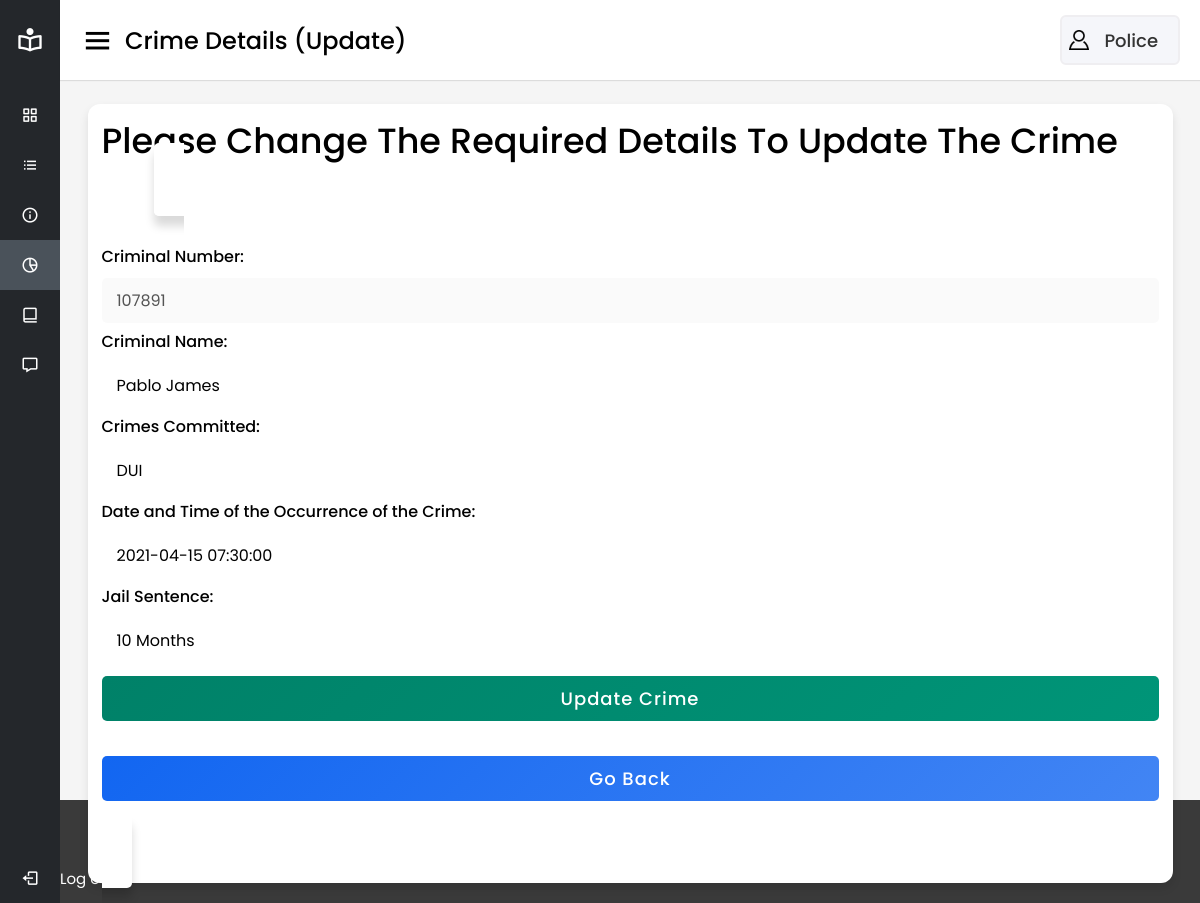
The page /Criminal-Record-Management-System-main/police/crimeupdate.php?id=107891 on the database its author committed.
### tables this page shows
CREATE TABLE `crime` (
  `Crino` int(6) NOT NULL,
  `Criname` varchar(30) NOT NULL,
  `Cricomm` varchar(100) NOT NULL,
  `Cridt` datetime NOT NULL,
  `Jailsen` varchar(20) NOT NULL
);

### Criminal-Record-Management-System-main/police/crimeupdate.php (the view, shortened to what this page needs)
<?php
include("db_connect.php");
if (isset($_GET['id'])) {
    $cri_id = $_GET['id'];
    $sql = "SELECT * FROM crime WHERE `Crino` = $cri_id";
    $result = $conn->query($sql);
    if ($result->num_rows > 0) {
        while ($cris = $result->fetch_assoc()) {
            $crim_no = $cris['Crino'];
            $crim_name = $cris['Criname'];
            $crim_com = $cris['Cricomm'];
            $crim_dte = $cris['Cridt'];
            $jail_sent = $cris['Jailsen'];
        }
    }
}
?>
<!DOCTYPE html>
<html lang="en" dir="ltr">
<head>
    <link rel="stylesheet" href="style.css">
    <link href='https://unpkg.com/boxicons@2.0.7/css/boxicons.min.css' rel='stylesheet'>
    <link rel="stylesheet" href="css/form.css">
</head>
<body>
    <div class="sidebar">
        <div class="logo-details">
            <i class='bx bx-book-reader'></i>
            <span class="logo_name">CRMS</span>
        </div>
        <ul class="nav-links">
            <li>
                <a href="dashboard.html">
                    <i class='bx bx-grid-alt'></i>
                    <span class="links_name">Dashboard</span>
                </a>
            </li>
            <li>
                <a href="../admin/police_police.php">
                    <i class='bx bx-list-ul'></i>
                    <span class="links_name">Police Details</span>
                </a>
            </li>
            <li>
                <a href="../admin/police_criminal.php">
                    <i class='bx bx-info-circle'></i>
                    <span class="links_name">Criminal Details</span>
                </a>
            </li>
            <li>
                <a href="crime.php" class="active">
                    <i class='bx bx-pie-chart-alt-2'></i>
                    <span class="links_name">Crime Details</span>
                </a>
            </li>
            <li>
                <a href="fir.php">
                    <i class='bx bx-book-alt'></i>
                    <span class="links_name">FIR</span>
                </a>
            </li>
            <li>
                <a href="queries.php">
                    <i class='bx bx-message'></i>
                    <span class="links_name">Queries</span>
                </a>
            </li>
            <li class="log_out">
                <a href="login.php">
                    <i class='bx bx-log-out'></i>
                    <span class="links_name">Log out</span>
                </a>
            </li>
        </ul>
    </div>
    <section class="home-section">
        <nav>
            <div class="sidebar-button">
                <i class='bx bx-menu sidebarBtn'></i>
                <span class="dashboard">Crime Details (Update)</span>
            </div>
            <div class="profile-details">
                <img src="images\profile.png" alt="user_image">
                <span class="admin_name">Police</span>
            </div>
        </nav>
        <div class="home-content">
            <div class="overview-boxes">
                <div class="box">
                    <div class="right-side">
                        <div class="number">Please Change The Required Details To Update The Crime</div>
                        <div class="container">
                            <div class="content">
                                <form method="POST">
                                    <div class="user-details">
                                        <div class="input-box">
                                            <span class="details"><label for="Criminal Number">Criminal Number:</label></span>
                                            <input type="text" placeholder="Enter the Criminal Number" name="CriminalNo" id="Criminal Number" value="<?php echo $crim_no ?>" required disabled>
                                        </div>
                                        <div class="input-box">
                                            <span class="details"><label for="Criminal Name">Criminal Name:</label></span>
                                            <input type="text" placeholder="Enter the Criminal Name" name="CriminalName" id="Criminal Name" value="<?php echo $crim_name ?>" required>
                                        </div>
                                        <div class="input-box">
                                            <span class="details"><label for="Category">Crimes Committed:</label></span>
                                            <input type="text" placeholder="Enter the Crimes Committed by the Criminal" name="CrimeComm" id="Category" value="<?php echo $crim_com ?>" required>
                                        </div>
                                        <div class="input-box">
                                            <span class="details"><label for="Date">Date and Time of the Occurrence of the Crime:</label></span>
                                            <input placeholder="Enter the Date and Time of the Occurrence of the Crime" name="CrimeDateTime" id="Date" value="<?php echo $crim_dte ?>" required>
                                        </div>
                                        <div class="input-box">
                                            <span class="details"><label for="Crime Number">Jail Sentence:</label></span>
                                            <input type="text" placeholder="Enter the Jail Sentence" name="JailSentence" id="Crime Number" value="<?php echo $jail_sent ?>" required>
                                        </div>
                                    </div>
                                    <div class="add">
                                        <button name="update">Update Crime</button>
                                    </div>
                                    <div class="goback">
                                        <a href="crime.php"><input type="button" onclick="" value="Go Back"></a>
                                    </div>
                                </form>
                            </div>
                        </div>
                    </div>
                </div>
            </div>
        </div>
    </section>
</body>
</html>

### Criminal-Record-Management-System-main/style.css (style rules this page uses)
* { margin: 0; padding: 0; box-sizing: border-box; font-family: 'Poppins', sans-serif; }
body { background-color: rgb(212, 232, 238); }
html, body { display: grid; height: 100vh; width: 100%; background: #3a3a3a; }
.box { width: 100%; display: flex; flex-direction: row; justify-content: space-evenly; }
.container { display: inline; background: #fff; max-width: 350px; width: 100%; padding: 25px 30px; border-radius: 5px; box-shadow: 0 10px 10px rgba(0, 0, 0, 0.15); margin: 0% 5%; }
.container form .input-box { width: 100%; height: 45px; margin-top: 25px; position: relative; }
.container form .input-box input { width: 100%; height: 100%; outline: none; font-size: 16px; border: none; }

### rows shown on the page
crime: CriminalNo "107891", CriminalName "Pablo James", CrimeComm "DUI", CrimeDateTime "2021-04-15 07:30:00", JailSentence "10 Months"
